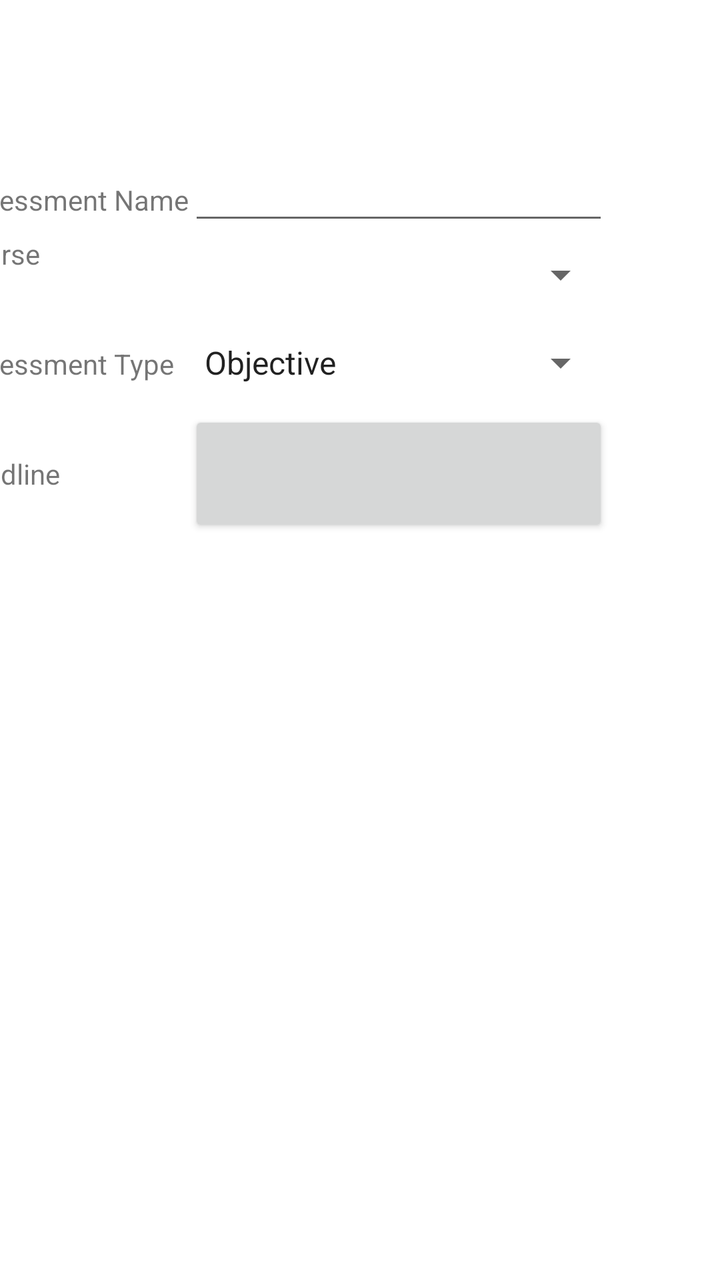
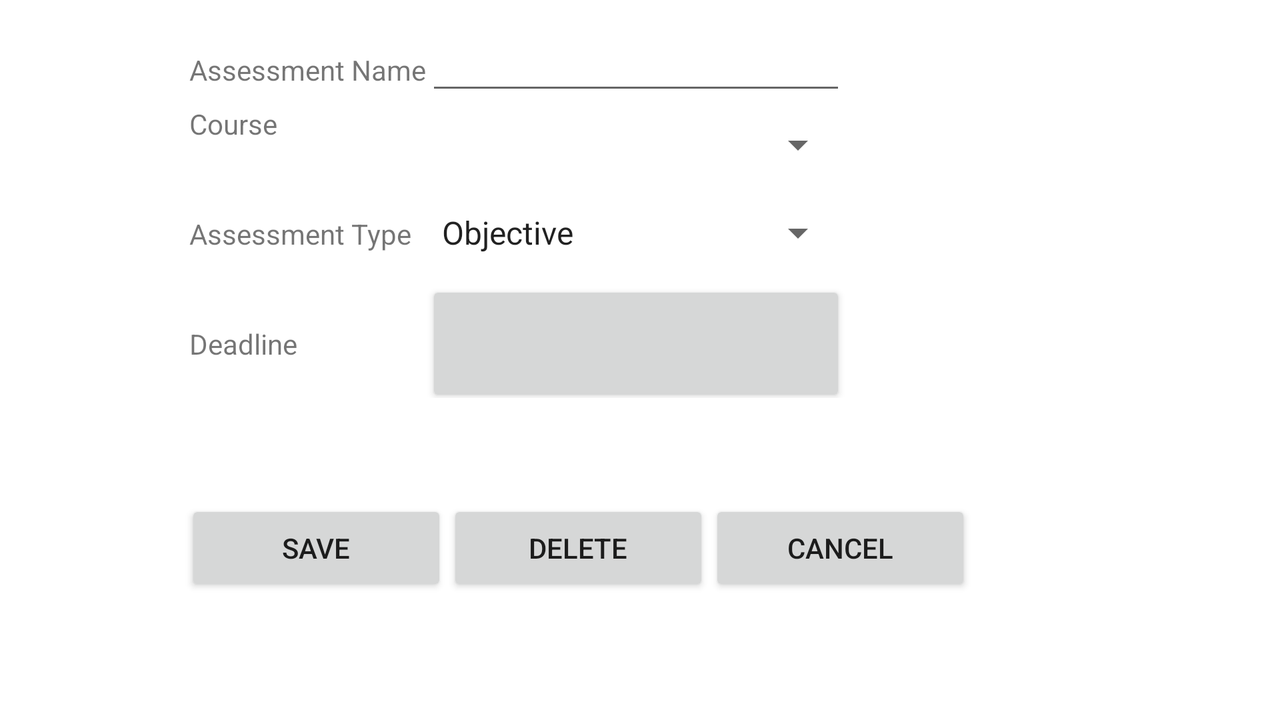

Two renders of one Android screen. The first uses the default layout on a phone; the second uses the alternative layout the repository ships for a different screen configuration, on a matching device. The two XML files are below.
<!-- AndroidManifest.xml: application theme Theme.StudentProgressApp -->
<!-- res/layout/activity_assessments_detail.xml -->
<?xml version="1.0" encoding="utf-8"?>
<androidx.constraintlayout.widget.ConstraintLayout xmlns:android="http://schemas.android.com/apk/res/android"
    xmlns:app="http://schemas.android.com/apk/res-auto"
    xmlns:tools="http://schemas.android.com/tools"
    android:layout_width="match_parent"
    android:layout_height="match_parent">

    <TableLayout
        android:id="@+id/tableLayout"
        android:layout_width="408dp"
        android:layout_height="344dp"
        android:layout_marginTop="76dp"
        android:layout_marginEnd="1dp"
        app:layout_constraintEnd_toEndOf="parent"
        app:layout_constraintStart_toStartOf="parent"
        app:layout_constraintTop_toTopOf="parent">

        <TableRow
            android:layout_width="match_parent"
            android:layout_height="match_parent">

            <TextView
                android:id="@+id/textView"
                android:layout_width="wrap_content"
                android:layout_height="wrap_content"
                android:text="@string/assessment_name" />

            <EditText
                android:id="@+id/textAssessmentNameBox"
                android:layout_width="wrap_content"
                android:layout_height="wrap_content"
                android:ems="10"
                android:inputType="textPersonName" />
        </TableRow>

        <TableRow
            android:layout_width="match_parent"
            android:layout_height="match_parent">

            <TextView
                android:id="@+id/textView2"
                android:layout_width="wrap_content"
                android:layout_height="wrap_content"
                android:text="@string/course_name" />

            <Spinner
                android:id="@+id/courseList"
                android:layout_width="204dp"
                android:layout_height="40dp" />
        </TableRow>

        <TableRow
            android:layout_width="match_parent"
            android:layout_height="match_parent">

            <TextView
                android:id="@+id/textView5"
                android:layout_width="wrap_content"
                android:layout_height="wrap_content"
                android:text="@string/assessment_type" />

            <Spinner
                android:id="@+id/assessmentType"
                android:layout_width="209dp"
                android:layout_height="48dp"
                android:entries="@array/assessment_types" />
        </TableRow>

        <TableRow
            android:layout_width="match_parent"
            android:layout_height="59dp">

            <TextView
                android:id="@+id/textView6"
                android:layout_width="wrap_content"
                android:layout_height="wrap_content"
                android:text="@string/deadline_name" />

            <Button
                android:id="@+id/DatePickerBtn"
                android:layout_width="wrap_content"
                android:layout_height="63dp"
                android:onClick="datePicker"
                android:textColor="#FFFFFF" />
        </TableRow>
    </TableLayout>

    <LinearLayout
        android:layout_width="412dp"
        android:layout_height="49dp"
        android:layout_marginTop="167dp"
        android:layout_marginBottom="116dp"
        android:orientation="horizontal"
        app:layout_constraintBottom_toBottomOf="parent"
        app:layout_constraintEnd_toEndOf="parent"
        app:layout_constraintStart_toStartOf="parent"
        app:layout_constraintTop_toBottomOf="@+id/tableLayout">

        <Button
            android:id="@+id/SaveAssessmentBtn"
            android:layout_width="wrap_content"
            android:layout_height="wrap_content"
            android:layout_weight="1"
            android:onClick="saveAssessment"
            android:text="@string/save"
            android:textAppearance="@style/TextAppearance.AppCompat.Body2" />

        <Button
            android:id="@+id/DeleteAssessmentBtn"
            android:layout_width="wrap_content"
            android:layout_height="wrap_content"
            android:layout_weight="1"
            android:onClick="deleteAssessment"
            android:text="@string/delete"
            android:textAppearance="@style/TextAppearance.AppCompat.Body2" />

        <Button
            android:id="@+id/CancelAssessmentBtn"
            android:layout_width="wrap_content"
            android:layout_height="wrap_content"
            android:layout_weight="1"
            android:onClick="cancelAssessment"
            android:text="@string/cancel"
            android:textAppearance="@style/TextAppearance.AppCompat.Body2" />
    </LinearLayout>
</androidx.constraintlayout.widget.ConstraintLayout>
<!-- resources referenced by this layout -->
<resources>
  <string-array name="assessment_types">
          <item>Objective</item>
          <item>Performance</item>
      </string-array>
  <string name="assessment_name">Assessment Name</string>
  <string name="assessment_type">Assessment Type</string>
  <string name="cancel">CANCEL</string>
  <string name="course_name">Course</string>
  <string name="deadline_name">Deadline</string>
  <string name="delete">DELETE</string>
  <string name="save">SAVE</string>
  <style name="Theme.StudentProgressApp" parent="Theme.MaterialComponents.DayNight.DarkActionBar">
          
          <item name="colorPrimary">@color/purple_500</item>
          <item name="colorPrimaryVariant">@color/purple_700</item>
          <item name="colorOnPrimary">@color/white</item>
          
          <item name="colorSecondary">@color/teal_200</item>
          <item name="colorSecondaryVariant">@color/teal_700</item>
          <item name="colorOnSecondary">@color/black</item>
          
          <item name="android:statusBarColor">?attr/colorPrimaryVariant</item>
          
      </style>
</resources>
<!-- res/layout-land/activity_assessments_detail.xml (the author's variant of the layout above) -->
<!-- drawn on the phone turned sideways -->
<?xml version="1.0" encoding="utf-8"?>
<androidx.constraintlayout.widget.ConstraintLayout xmlns:android="http://schemas.android.com/apk/res/android"
    xmlns:app="http://schemas.android.com/apk/res-auto"
    xmlns:tools="http://schemas.android.com/tools"
    android:layout_width="match_parent"
    android:layout_height="match_parent">

    <TableLayout
        android:id="@+id/tableLayout"
        android:layout_width="372dp"
        android:layout_height="188dp"
        android:layout_marginStart="140dp"
        android:layout_marginTop="11dp"
        android:layout_marginEnd="219dp"
        app:layout_constraintEnd_toEndOf="parent"
        app:layout_constraintStart_toStartOf="parent"
        app:layout_constraintTop_toTopOf="parent">

        <TableRow
            android:layout_width="match_parent"
            android:layout_height="match_parent">

            <TextView
                android:id="@+id/textView"
                android:layout_width="wrap_content"
                android:layout_height="wrap_content"
                android:text="@string/assessment_name" />

            <EditText
                android:id="@+id/textAssessmentNameBox"
                android:layout_width="wrap_content"
                android:layout_height="wrap_content"
                android:ems="10"
                android:inputType="textPersonName" />
        </TableRow>

        <TableRow
            android:layout_width="match_parent"
            android:layout_height="match_parent">

            <TextView
                android:id="@+id/textView2"
                android:layout_width="wrap_content"
                android:layout_height="wrap_content"
                android:text="@string/course_name" />

            <Spinner
                android:id="@+id/courseList"
                android:layout_width="204dp"
                android:layout_height="40dp" />
        </TableRow>

        <TableRow
            android:layout_width="match_parent"
            android:layout_height="match_parent">

            <TextView
                android:id="@+id/textView5"
                android:layout_width="wrap_content"
                android:layout_height="wrap_content"
                android:text="@string/assessment_type" />

            <Spinner
                android:id="@+id/assessmentType"
                android:layout_width="209dp"
                android:layout_height="48dp"
                android:entries="@array/assessment_types" />
        </TableRow>

        <TableRow
            android:layout_width="match_parent"
            android:layout_height="59dp">

            <TextView
                android:id="@+id/textView6"
                android:layout_width="wrap_content"
                android:layout_height="wrap_content"
                android:text="@string/deadline_name" />

            <Button
                android:id="@+id/DatePickerBtn"
                android:layout_width="wrap_content"
                android:layout_height="63dp"
                android:onClick="datePicker"
                android:textColor="#FFFFFF" />
        </TableRow>
    </TableLayout>

    <LinearLayout
        android:layout_width="393dp"
        android:layout_height="84dp"
        android:layout_marginStart="138dp"
        android:layout_marginTop="51dp"
        android:layout_marginEnd="200dp"
        android:orientation="horizontal"
        app:layout_constraintEnd_toEndOf="parent"
        app:layout_constraintStart_toStartOf="parent"
        app:layout_constraintTop_toBottomOf="@+id/tableLayout">

        <Button
            android:id="@+id/SaveAssessmentBtn"
            android:layout_width="wrap_content"
            android:layout_height="wrap_content"
            android:layout_weight="1"
            android:onClick="saveAssessment"
            android:text="@string/save"
            android:textAppearance="@style/TextAppearance.AppCompat.Body2" />

        <Button
            android:id="@+id/DeleteAssessmentBtn"
            android:layout_width="wrap_content"
            android:layout_height="wrap_content"
            android:layout_weight="1"
            android:onClick="deleteAssessment"
            android:text="@string/delete"
            android:textAppearance="@style/TextAppearance.AppCompat.Body2" />

        <Button
            android:id="@+id/CancelAssessmentBtn"
            android:layout_width="wrap_content"
            android:layout_height="wrap_content"
            android:layout_weight="1"
            android:onClick="cancelAssessment"
            android:text="@string/cancel"
            android:textAppearance="@style/TextAppearance.AppCompat.Body2" />
    </LinearLayout>

</androidx.constraintlayout.widget.ConstraintLayout>
